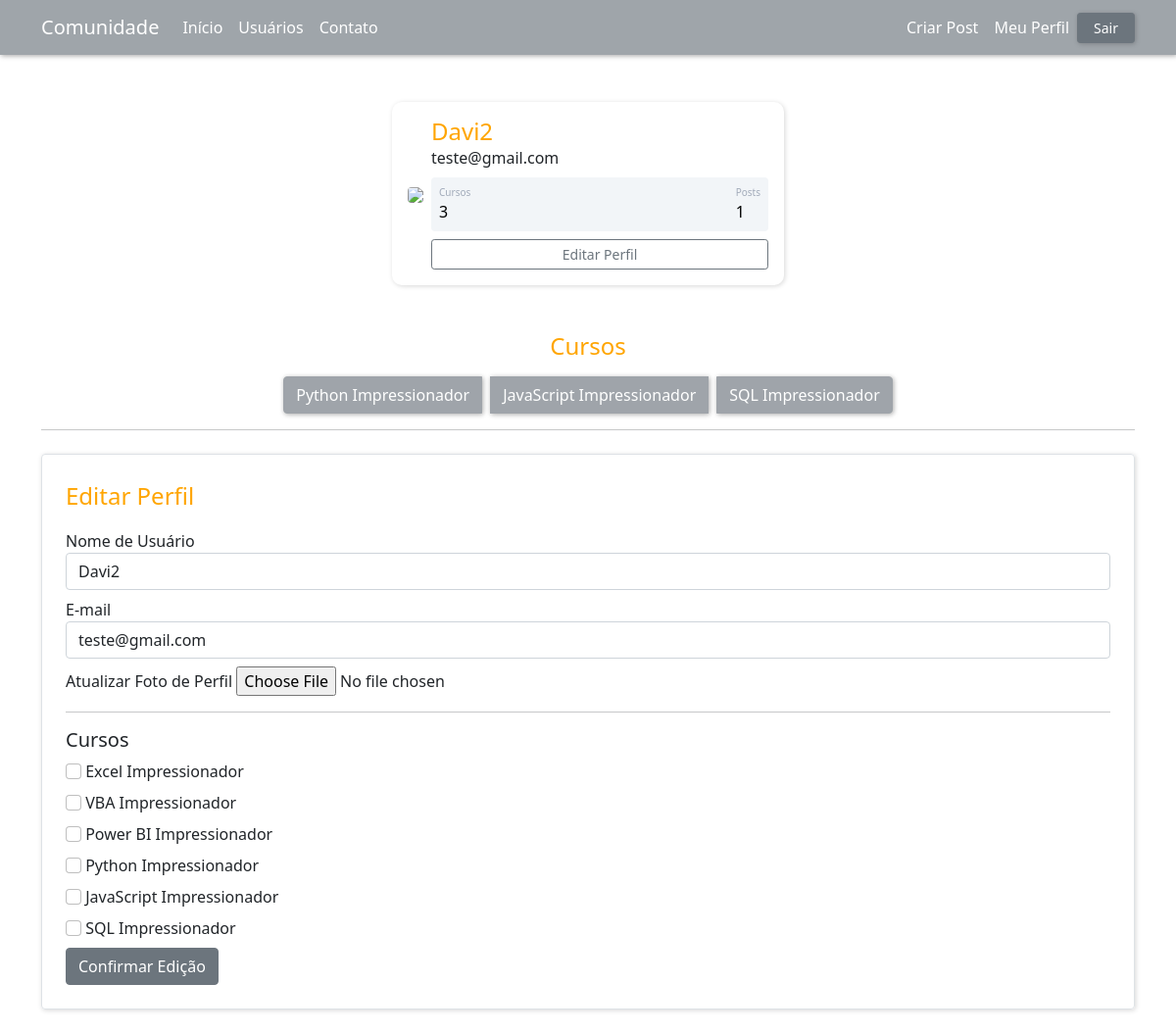
Screenshot of /perfil/editar (signed in) with the database file from the repository.
### comunidade/models.py (models this page shows)
class Usuario(database.Model, UserMixin):
    id = database.Column(database.Integer, primary_key=True)
    username = database.Column(database.String, nullable=False)
    email = database.Column(database.String, nullable=False, unique=True)
    senha = database.Column(database.String, nullable=False)
    foto_perfil= database.Column(database.String, default="default.jpg")
    posts = database.relationship("Post", backref="autor", lazy=True)
    cursos = database.Column(database.String, nullable=False, default="Não Informado")
    def contar_posts(self):
        return len(self.posts)

### comunidade/routes.py (the view)
@app.route("/perfil/editar", methods=["GET", "POST"])
@login_required
def editar_perfil():
    form_editarperfil = FormEditarPerfil()
    if form_editarperfil.validate_on_submit():
        current_user.email = form_editarperfil.email.data
        current_user.username = form_editarperfil.username.data
        if form_editarperfil.foto_perfil.data:
            nome_imagem = salvar_imagem(form_editarperfil.foto_perfil.data)
            current_user.foto_perfil = nome_imagem
        current_user.cursos = atualizar_cursos(form_editarperfil)
        database.session.commit()
        flash(f"Perfil Atualizado com Sucesso!", "alert-success")
        return redirect(url_for("perfil"))
    elif request.method == "GET":
        form_editarperfil.email.data = current_user.email
        form_editarperfil.username.data = current_user.username
    foto_perfil = url_for('static', filename=f'fotos_perfil/{current_user.foto_perfil}')
    return render_template('editarperfil.html', foto_perfil=foto_perfil, form_editarperfil=form_editarperfil)

### comunidade/forms.py (shortened to what this page needs)
class FormEditarPerfil(FlaskForm):
    username:StringField = StringField("Nome de Usuário", validators=[DataRequired()])
    email:StringField = StringField("E-mail", validators=[DataRequired(), Email()])
    foto_perfil:FileField = FileField("Atualizar Foto de Perfil", validators=[FileAllowed(["jpg", "png"])])
    curso_excel:BooleanField = BooleanField("Excel Impressionador")
    curso_vba:BooleanField = BooleanField("VBA Impressionador")
    curso_powerbi:BooleanField = BooleanField("Power BI Impressionador")
    curso_python:BooleanField = BooleanField("Python Impressionador")
    curso_javascript:BooleanField = BooleanField("JavaScript Impressionador")
    curso_sql:BooleanField = BooleanField("SQL Impressionador")
    botao_submit_editarperfil = SubmitField("Confirmar Edição")

### comunidade/models.py (called while the page is built)
@login_manager.user_loader
def load_usuario(id_usuario) -> int:
    return Usuario.query.get(int(id_usuario))

### comunidade/templates/editarperfil.html (shortened to what this page needs)
{% extends "perfil.html" %}
{% block form_editar_perfil %}
    <div class="container mb-4">
        <hr>
        <div class="row">
            <div class="col">
                <form action="" method="post" enctype="multipart/form-data" class="border rounded p-4 mt-2" style="box-shadow: 1px 1px 5px rgba(0, 0, 0, 0.158);">
                    <legend style="color: orange;">Editar Perfil</legend>
                    <fieldset>
                        <div class="form-group mt-2">
                            {{ form_editarperfil.username.label(class="form-control-label") }}
                            {% if form_editarperfil.username.errors %}
                                {{ form_editarperfil.username(class="form-control is-invalid") }}
                                <div class="invalid-feedback">
                                    {% for erro in form_editarperfil.username.errors %}
                                        {{ erro }}
                                    {% endfor %}
                                </div>
                            {% else %}
                                {{ form_editarperfil.username(class="form-control") }}
                            {% endif %}
                        </div>
                        <div class="form-group mt-2">
                            {{ form_editarperfil.email.label(class="form-control-label") }}
                            {% if form_editarperfil.email.errors %}
                                {{ form_editarperfil.email(class="form-control is-invalid") }}
                                <div class="invalid-feedback">
                                    {% for erro in form_editarperfil.email.errors %}
                                        {{ erro }}
                                    {% endfor %}
                                </div>
                            {% else %}
                                {{ form_editarperfil.email(class="form-control") }}
                            {% endif %}
                        </div>
                        <div class="form-group mt-2">
                            {{ form_editarperfil.foto_perfil.label }}
                            {{ form_editarperfil.foto_perfil(class="form-control-file") }}
                        </div>
                        <hr>
                        <h5>Cursos</h5>
                        {% for campo in form_editarperfil  %}
                            {% if "curso_" in campo.name %}
                                <div class="form-group mt-2">
                                    {{ campo(class="form-check-input") }}
                                    {{ campo.label(class="form-control-label") }}
                                </div>
                            {% endif %}
                        {% endfor %}
                    </fieldset>
                    {{ form_editarperfil.botao_submit_editarperfil(class="btn btn-secondary mt-2") }}
                </form>
            </div>
        </div>
    </div>
{% endblock %}

### comunidade/templates/perfil.html
{% extends "base.html" %}
{% block body %}
    <div class="container mt-5 d-flex justify-content-center">
        <div class="card p-3" style="box-shadow: 1px 1px 5px rgba(0, 0, 0, 0.158);">
            <div class="d-flex align-items-center">
                <div class="image me-2">
                    <img src="{{ foto_perfil }}"
                        class="rounded" width="200">
                </div>
                <div class="ml-3 w-100">
                    <h4 class="mb-0 mt-0" style="color: orange;">{{ current_user.username }}</h4>
                    <span>{{ current_user.email }}</span>
                    <div class="p-2 mt-2 bg-primary d-flex justify-content-between rounded text-white stats">
                        <div class="d-flex flex-column">
                            {% if "Não Informado" in current_user.cursos %}
                                <span class="articles">Cursos</span>
                                <span class="number1">0</span>
                            {% else %}
                                <span class="articles">Cursos</span>
                                <span class="number1">{{ current_user.cursos.count(";") + 1 }}</span>
                            {% endif %}
                        </div>
                        <div class="d-flex flex-column">
                            <span class="rating">Posts</span>
                            <span class="number3">{{ current_user.contar_posts() }}</span>
                        </div>
                    </div>
                    <div class="button mt-2 d-flex flex-row align-items-center">
                        <a class="w-100" href="{{ url_for('editar_perfil') }}">
                            <button class="btn btn-sm btn-outline-secondary w-100">Editar Perfil</button>
                        </a>
                    </div>
                </div>
            </div>
        </div>
    </div>
    <div class="container mt-5 d-flex justify-content-center">
        <div class="row">
            <div class="col text-center">
                <strong><h4 style="color: orange;">Cursos</h4></strong>
                <div class="btn-group d-flex flex-wrap justify-content-center">
                    {% for curso in current_user.cursos.split(";") %}
                        <button type="button" class="btn btn-secondary mt-2 mx-1" style="box-shadow: 1px 1px 5px rgba(0, 0, 0, 0.5);" disabled>{{ curso }}</button>
                    {% endfor %}
                </div>
            </div>
        </div>
    </div>
{% block form_editar_perfil %}
{% endblock %}
{% endblock %}

### comunidade/static/main.css (style rules this page uses)
.card { width: 400px; border: none; border-radius: 10px; background-color: #fff; }
.stats { background: #f2f5f8 !important; color: #000 !important; }
.articles { font-size: 10px; color: #a1aab9; }
.number1 { font-weight: 500; }
.rating { font-size: 10px; color: #a1aab9; }
.number3 { font-weight: 500; }

### rows the page displays
Usuario: username "Davi2", email "teste@gmail.com", cursos "3"

### other values shown
{{ current_user.contar_posts() }} "1"
{{ curso }} "Python Impressionador" "JavaScript Impressionador" "SQL Impressionador"
{{ campo.label(class="form-control-label") }} "Excel Impressionador" "VBA Impressionador" "Power BI Impressionador" "Python Impressionador" "JavaScript Impressionador" "SQL Impressionador"
